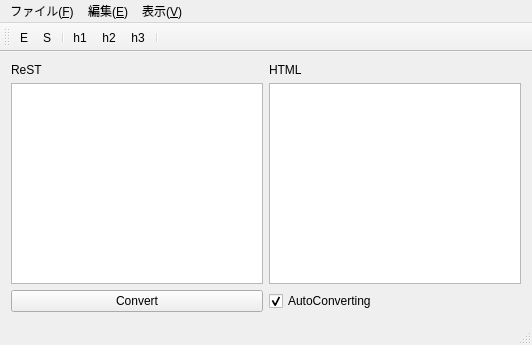
<?xml version="1.0" encoding="UTF-8"?>
<ui version="4.0">
 <class>MainWindow</class>
 <widget class="QMainWindow" name="MainWindow">
  <property name="geometry">
   <rect>
    <x>0</x>
    <y>0</y>
    <width>532</width>
    <height>345</height>
   </rect>
  </property>
  <property name="windowTitle">
   <string>MainWindow</string>
  </property>
  <widget class="QWidget" name="centralWidget">
   <layout class="QGridLayout" name="gridLayout">
    <item row="1" column="0">
     <widget class="Edit" name="ReSTEdit"/>
    </item>
    <item row="0" column="0">
     <widget class="QLabel" name="ReST">
      <property name="text">
       <string>ReST</string>
      </property>
     </widget>
    </item>
    <item row="0" column="1">
     <widget class="QLabel" name="HTML">
      <property name="text">
       <string>HTML</string>
      </property>
     </widget>
    </item>
    <item row="1" column="1">
     <widget class="QTextEdit" name="HTMLView"/>
    </item>
    <item row="2" column="0">
     <widget class="QPushButton" name="Convert">
      <property name="text">
       <string>Convert</string>
      </property>
     </widget>
    </item>
    <item row="2" column="1">
     <widget class="QCheckBox" name="IsAutoConvert">
      <property name="text">
       <string>AutoConverting</string>
      </property>
      <property name="checked">
       <bool>true</bool>
      </property>
     </widget>
    </item>
   </layout>
  </widget>
  <widget class="QMenuBar" name="menuBar">
   <property name="geometry">
    <rect>
     <x>0</x>
     <y>0</y>
     <width>532</width>
     <height>18</height>
    </rect>
   </property>
   <widget class="QMenu" name="menu_F">
    <property name="title">
     <string>ファイル(&amp;F)</string>
    </property>
    <addaction name="action_N"/>
    <addaction name="openAction"/>
    <addaction name="saveAction"/>
    <addaction name="separator"/>
    <addaction name="closeAction"/>
   </widget>
   <widget class="QMenu" name="menu_E">
    <property name="title">
     <string>編集(&amp;E)</string>
    </property>
   </widget>
   <widget class="QMenu" name="menu_V">
    <property name="title">
     <string>表示(&amp;V)</string>
    </property>
   </widget>
   <addaction name="menu_F"/>
   <addaction name="menu_E"/>
   <addaction name="menu_V"/>
  </widget>
  <widget class="QToolBar" name="mainToolBar">
   <attribute name="toolBarArea">
    <enum>TopToolBarArea</enum>
   </attribute>
   <attribute name="toolBarBreak">
    <bool>true</bool>
   </attribute>
   <addaction name="toEmphasisAction"/>
   <addaction name="toStrongAction"/>
   <addaction name="separator"/>
   <addaction name="toH1Action"/>
   <addaction name="toH2Action"/>
   <addaction name="toH3Action"/>
   <addaction name="separator"/>
  </widget>
  <widget class="QStatusBar" name="statusBar"/>
  <action name="action_N">
   <property name="text">
    <string>新規(&amp;N)</string>
   </property>
  </action>
  <action name="openAction">
   <property name="text">
    <string>開く(&amp;O)...</string>
   </property>
  </action>
  <action name="closeAction">
   <property name="text">
    <string>終了(&amp;Q)</string>
   </property>
  </action>
  <action name="saveAction">
   <property name="text">
    <string>保存(&amp;S)</string>
   </property>
  </action>
  <action name="toH1Action">
   <property name="text">
    <string>h1</string>
   </property>
  </action>
  <action name="toH2Action">
   <property name="text">
    <string>h2</string>
   </property>
  </action>
  <action name="toH3Action">
   <property name="text">
    <string>h3</string>
   </property>
  </action>
  <action name="toStrongAction">
   <property name="text">
    <string>S</string>
   </property>
   <property name="toolTip">
    <string>S</string>
   </property>
  </action>
  <action name="toEmphasisAction">
   <property name="text">
    <string>E</string>
   </property>
  </action>
 </widget>
 <layoutdefault spacing="6" margin="11"/>
 <customwidgets>
  <customwidget>
   <class>Edit</class>
   <extends>QPlainTextEdit</extends>
   <header location="global">edit.h</header>
  </customwidget>
 </customwidgets>
 <resources/>
 <connections/>
</ui>
